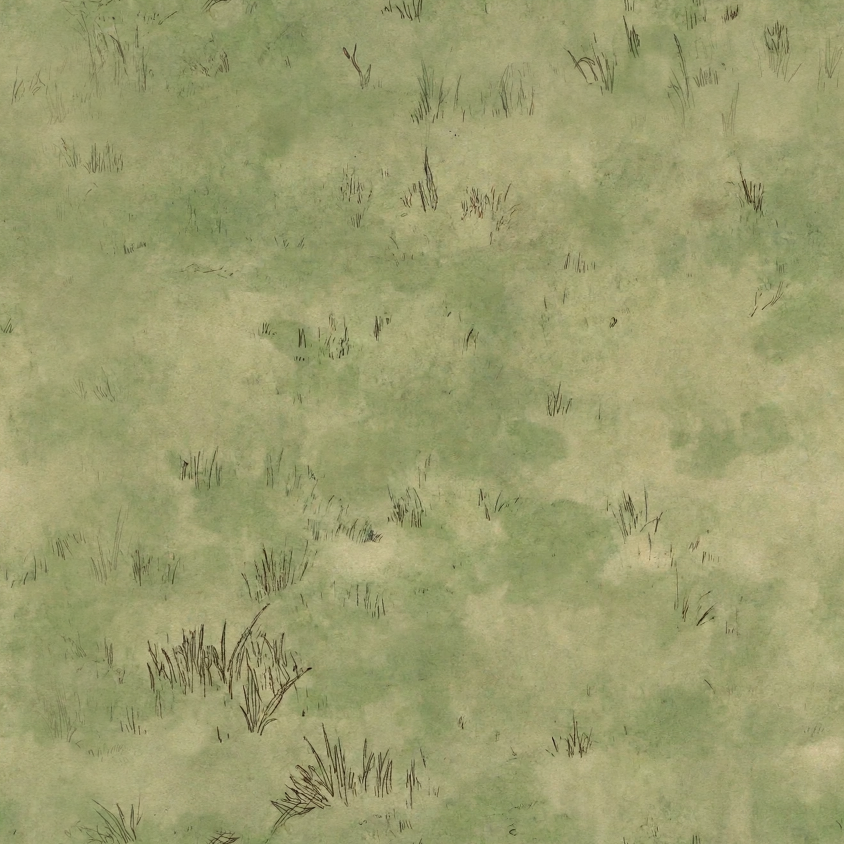
#> input picture art/accepted/ground/grass.png, 1688 x 1688 px (shown at 1/2 size)
$ python art_seamless.py ../art/accepted/ground/grass.png out.png
#> lines starting #> are read from the running program, lines starting #| are printed output that depends on the picture
#!/usr/bin/env python3
"""Make a ground texture tile seamlessly (ART_STYLE.md, Muse output).

Muse's "seamless" textures rarely join at the edges. This cross-fades a
band of OVERLAP pixels from each edge onto the opposite one, so the tile
wraps cleanly left/right and top/bottom. The tile shrinks by OVERLAP on
each axis. Ink lines inside the band may double faintly; keep the
overlap wide (300-400 px on a 2048 tile) so it reads as wash, not ghosts.

A VARIANT of an accepted tile (--match BASE.png) is then fitted to the
base so the two can be laid side by side in any order: its colours are
matched to the base (per-channel mean and spread), any wash more
saturated than the base's is toned down, and its outer BAND pixels fade
into the base's own edges, so every tile shares the same borders.

Usage:
    python3 tools/art_seamless.py IN.(png|webp) OUT.png [--overlap 360]
    python3 tools/art_seamless.py IN.png OUT.png --match art/accepted/ground/grass.png [--band 260]
"""
import argparse

import numpy as np
from PIL import Image


def seam(a: np.ndarray, ov: int, axis: int) -> np.ndarray:
#> called with ov = 360, axis = 1
    a = np.moveaxis(a, axis, 0)
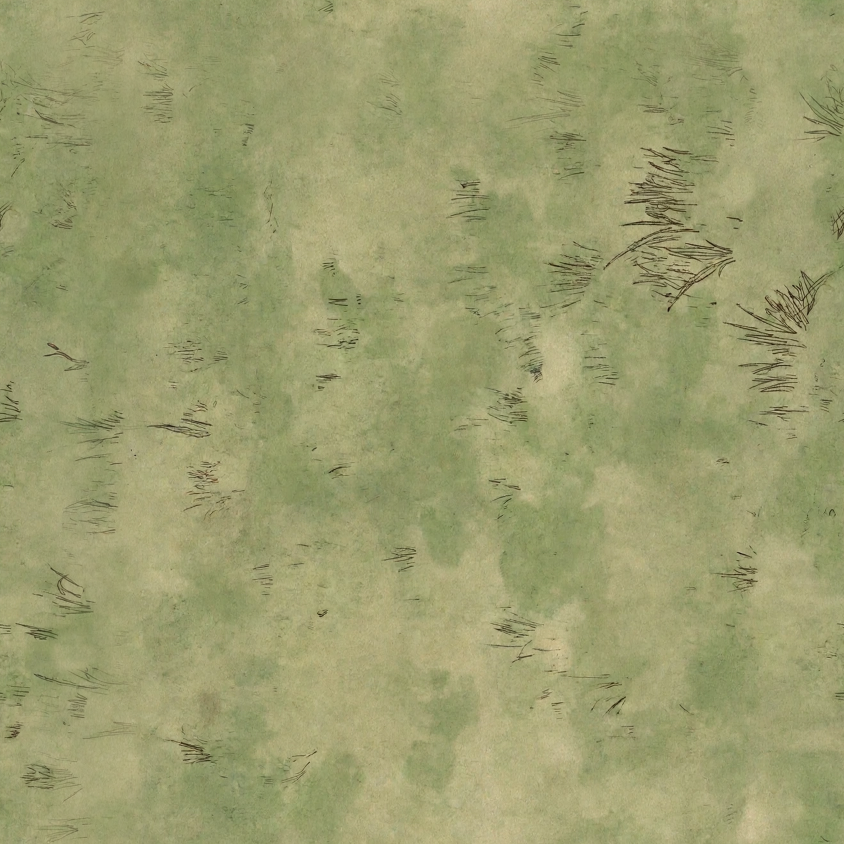
#> a: shape (1688, 1688, 3) float32 (shown at 1/2 size); mean of channels 0, 1, 2 155.7, 157.1, 110.6; drawn as R, G, B
    m = a.shape[0] - ov
#> m = 1328
    t = np.linspace(0.0, 1.0, ov)
    w = (t * t * (3 - 2 * t))[:, None, None]  # smoothstep
    out = a[:m].copy()
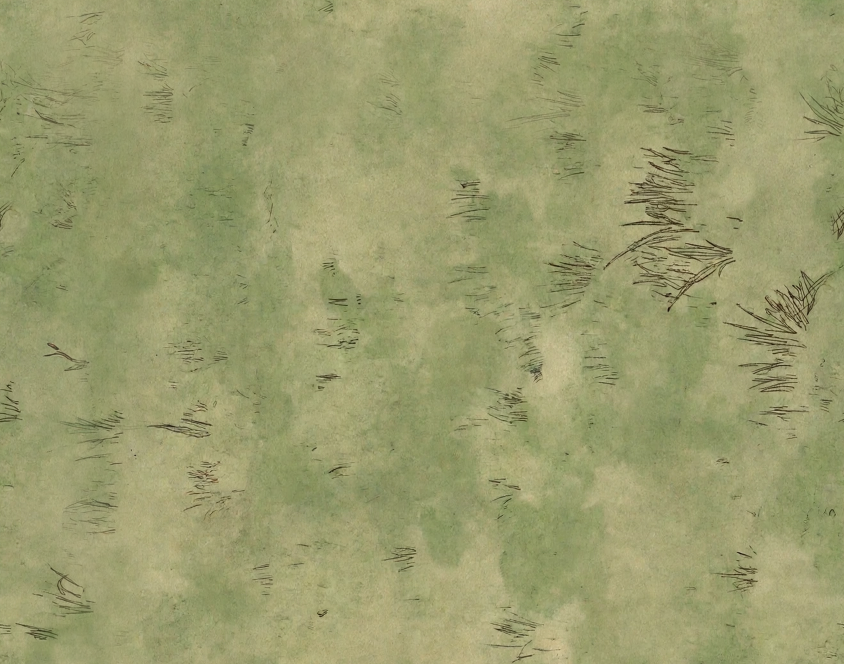
#> out: shape (1328, 1688, 3) float32 (shown at 1/2 size); mean of channels 0, 1, 2 154.2, 156.1, 109.5; drawn as R, G, B
    out[:ov] = (1 - w) * a[m : m + ov] + w * a[:ov]
    return np.moveaxis(out, 0, axis)
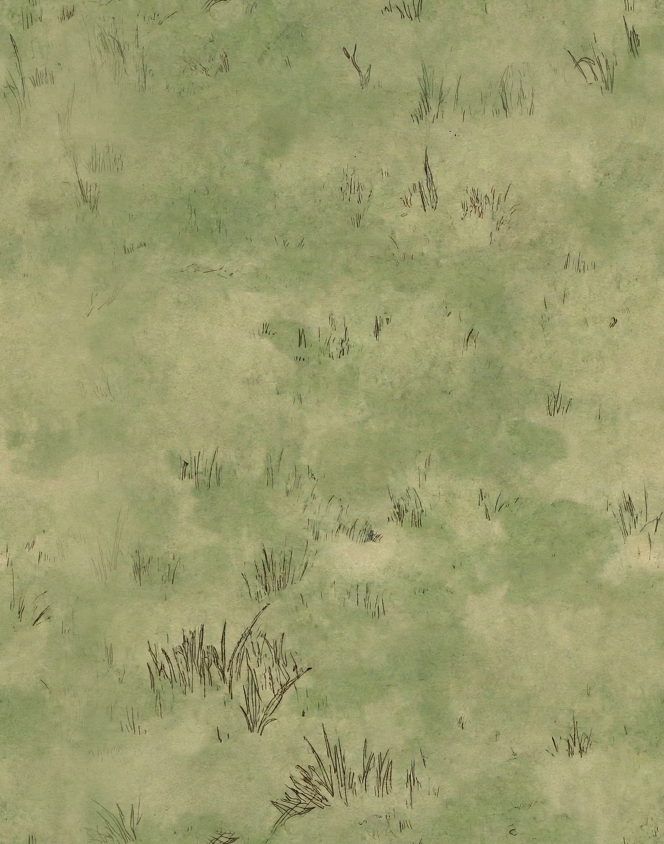
#> returned value: shape (1688, 1328, 3) float32 (shown at 1/2 size); mean of channels 0, 1, 2 154.9, 156.8, 109.9; drawn as R, G, B


def match_to(b: np.ndarray, base_img: Image.Image, band: int) -> np.ndarray:
    a = np.asarray(base_img.convert("RGB")).astype(np.float32)
    if a.shape != b.shape:
        raise SystemExit(f"size mismatch: variant {b.shape[:2]} vs base {a.shape[:2]} (use the same --overlap)")
    b = (b - b.mean((0, 1))) / b.std((0, 1)) * a.std((0, 1)) + a.mean((0, 1))
    hsv = np.asarray(Image.fromarray(b.clip(0, 255).round().astype(np.uint8)).convert("HSV")).astype(np.float32)
    cap = np.percentile(np.asarray(base_img.convert("HSV"))[..., 1], 99)
    sat = hsv[..., 1]
    over = sat > cap
    sat[over] = cap + (sat[over] - cap) * 0.3
    b = np.asarray(Image.fromarray(hsv.round().astype(np.uint8), "HSV").convert("RGB")).astype(np.float32)
    h, w = a.shape[:2]
    ys, xs = np.arange(h)[:, None], np.arange(w)[None, :]
    d = np.minimum(np.minimum(xs, w - 1 - xs), np.minimum(ys, h - 1 - ys)).astype(np.float32)
    t = np.clip(d / band, 0, 1)
    wt = (t * t * (3 - 2 * t))[..., None]
    return wt * b + (1 - wt) * a


def main() -> None:
    ap = argparse.ArgumentParser(description=__doc__, formatter_class=argparse.RawDescriptionHelpFormatter)
    ap.add_argument("src")
    ap.add_argument("dst")
    ap.add_argument("--overlap", type=int, default=360)
    ap.add_argument("--match", help="base tile this one is a variant of")
    ap.add_argument("--band", type=int, default=260)
    a = ap.parse_args()
    img = np.asarray(Image.open(a.src).convert("RGB")).astype(np.float32)
    out = seam(seam(img, a.overlap, 1), a.overlap, 0)
#> call 2 of seam, with ov = 360, axis = 0
#> in seam (call 2), `out = a[:m].copy()`:
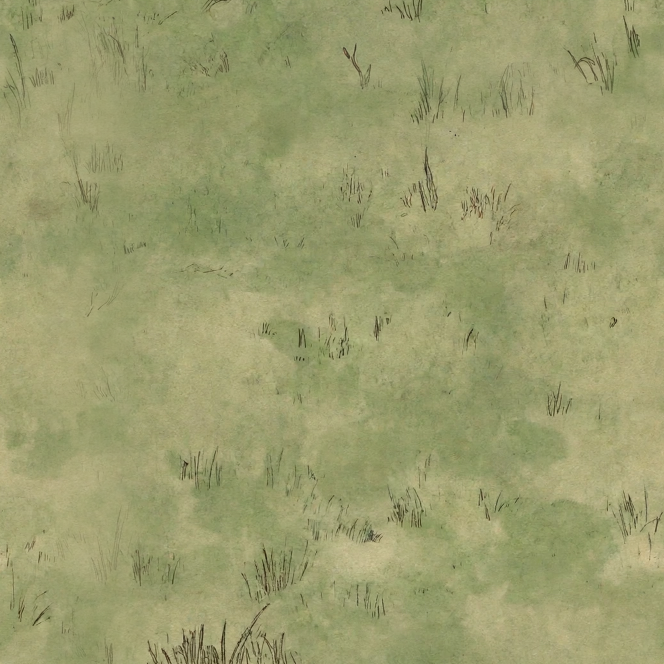
#> out: shape (1328, 1328, 3) float32 (shown at 1/2 size); mean of channels 0, 1, 2 155.4, 157.1, 110.2; drawn as R, G, B
    if a.match:
        out = match_to(out, Image.open(a.match), a.band)
    Image.fromarray(out.round().clip(0, 255).astype(np.uint8)).save(a.dst)
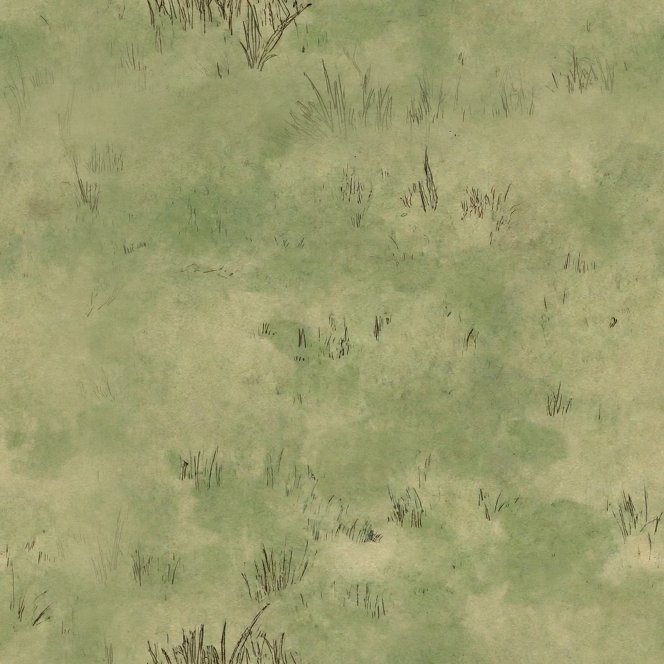
#> saved as out.png: PIL image 1328x1328 RGB (shown at 1/2 size); mean R, G, B 155.9, 157.3, 110.4
    print(f"{img.shape[1]}x{img.shape[0]} -> {out.shape[1]}x{out.shape[0]} seamless -> {a.dst}")
#| 1688x1688 -> 1328x1328 seamless -> out.png


if __name__ == "__main__":
    main()

$ run again, with art/accepted/ground/path.png copied over art/accepted/ground/grass.png
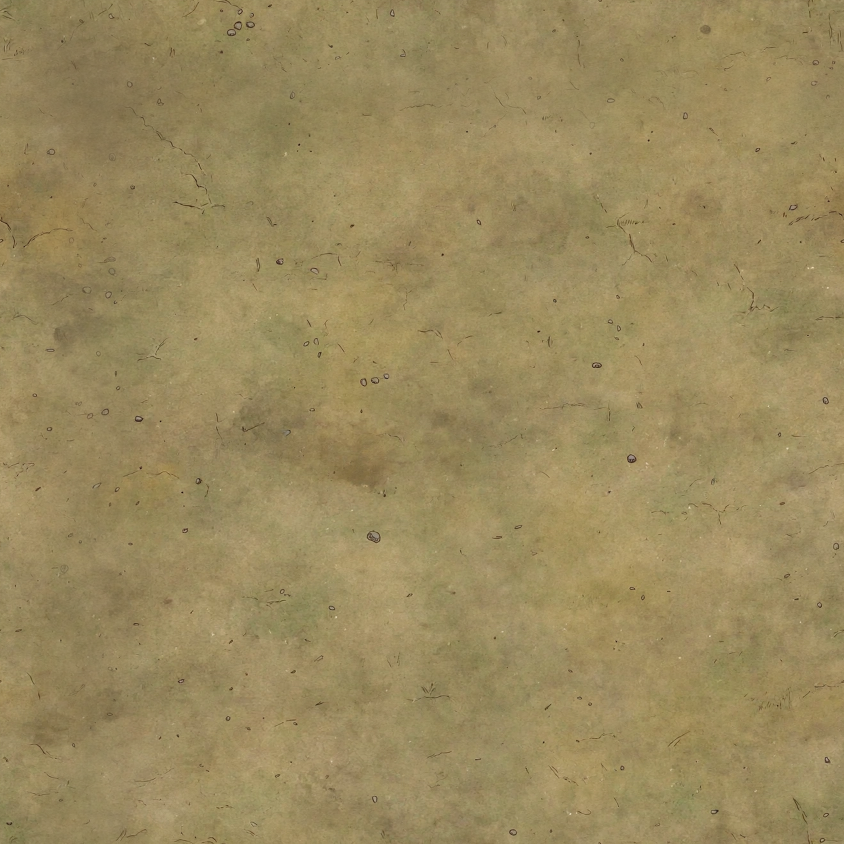
#> input picture art/accepted/ground/path.png, 1688 x 1688 px (shown at 1/2 size)
#> in seam, `return np.moveaxis(out, 0, axis)`:
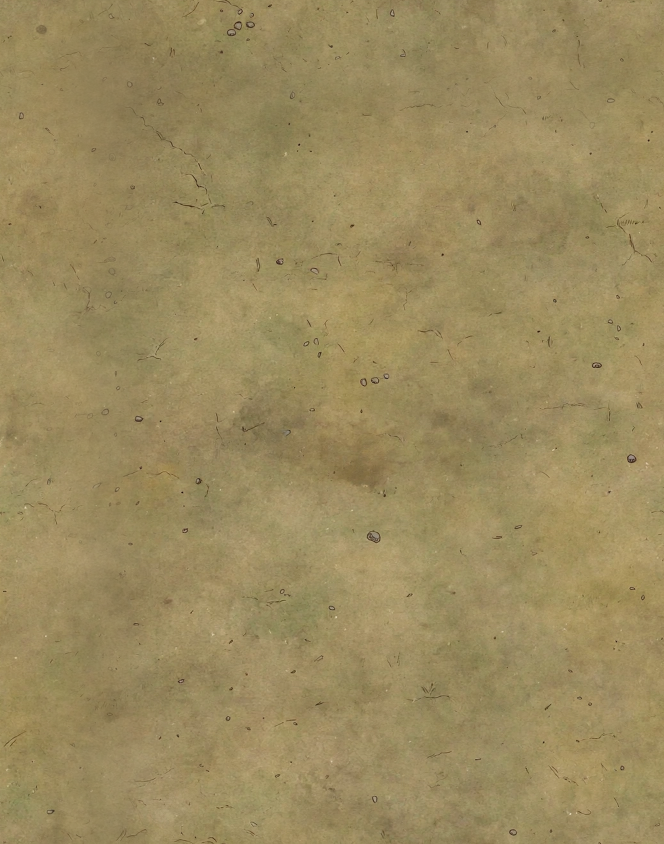
#> returned value: shape (1688, 1328, 3) float32 (shown at 1/2 size); mean of channels 0, 1, 2 155.6, 138.2, 94.2; drawn as R, G, B
#> in seam (call 2), `out = a[:m].copy()`:
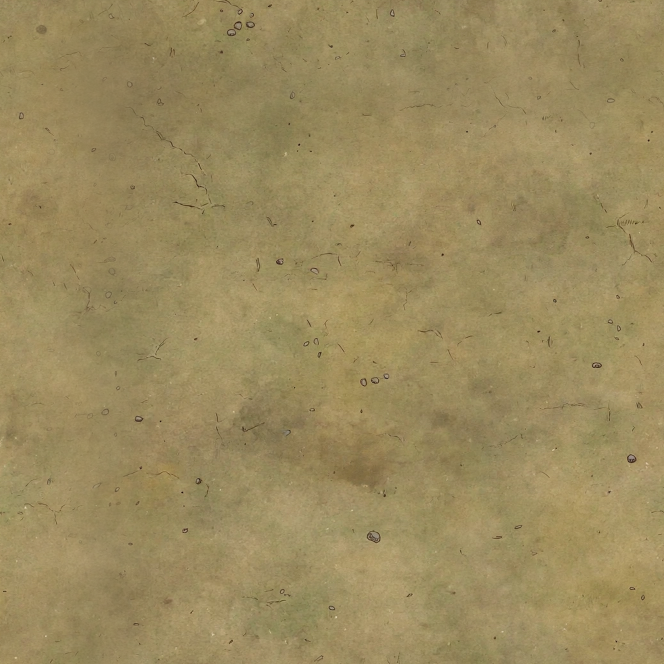
#> out: shape (1328, 1328, 3) float32 (shown at 1/2 size); mean of channels 0, 1, 2 155.1, 138.6, 94; drawn as R, G, B
#| 1688x1688 -> 1328x1328 seamless -> out.png
